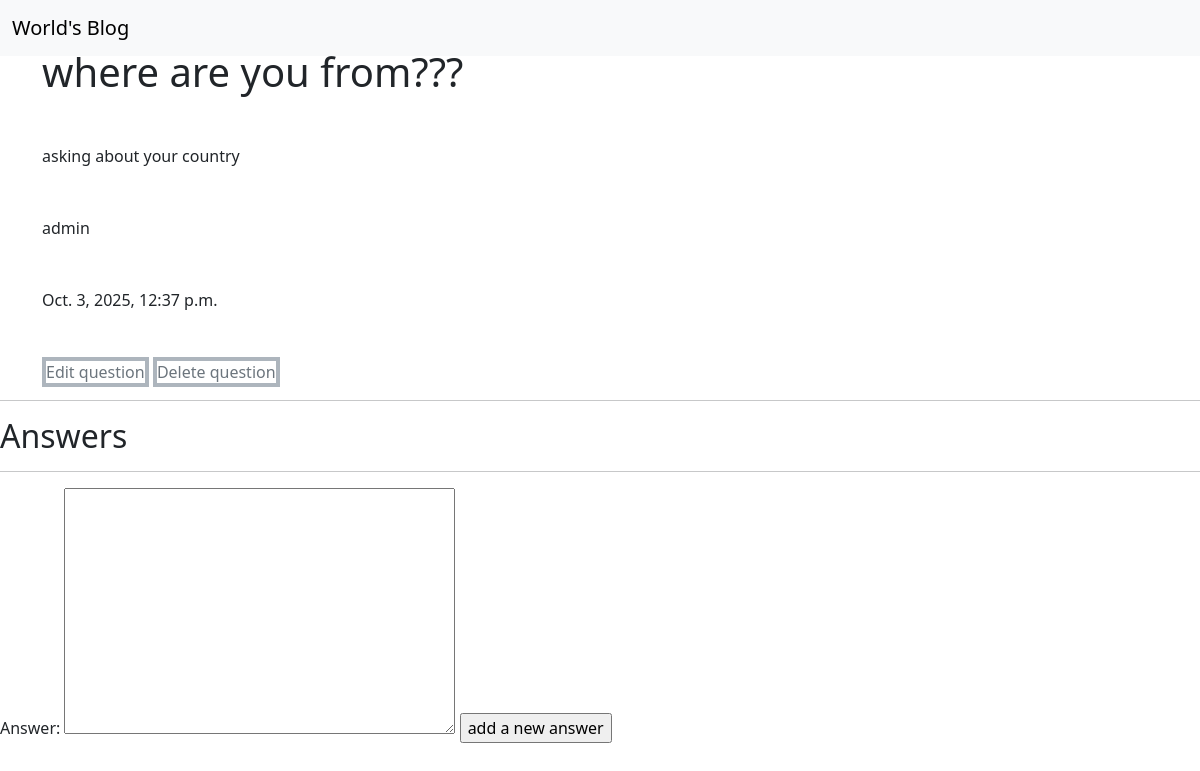
The app's page /questions/8 with its own data.
### Blog/models.py (models this page shows)
class Question (models.Model):
    author = models.ForeignKey(User,on_delete=models.SET_NULL,null=True,blank=True,related_name='Question_User')
    question = models.CharField(max_length=300)
    content = models.TextField(max_length=3000)
    created_date = models.DateTimeField(default=timezone.now)
    draft = models.BooleanField(default=True)
    tags = TaggableManager()
    def __str__(self):
        return self.question

### Blog/views.py (the view)
# urls.py: path('questions/<int:question_id>',question_details),
def question_details(request,question_id):
    data = Question.objects.get(id = question_id)
    question_answers = Answer.objects.filter(question=data)
    if request.method == 'POST':
        form = AnswerForm(request.POST)
        if form.is_valid():
            myform = form.save(commit=False)
            myform.author = request.user
            myform.question = data
            myform.save()
    else:
        form = AnswerForm()
    return render(request,'Blog/question_details.html',{'question':data, 'answers':question_answers, 'form':form})

### Blog/forms.py
class AnswerForm(forms.ModelForm):
    class Meta:
        model = Answer
        fields = ['answer']

### Blog/templates/Blog/question_details.html (shortened to what this page needs)
<!doctype html>
<html lang="en">
    <head>
        <link href="https://cdn.jsdelivr.net/npm/bootstrap@5.3.8/dist/css/bootstrap.min.css" rel="stylesheet">
    </head>
    <body>
        <nav class="navbar fixed-top navbar-expand-lg mb-5 bg-body-tertiary">
        <div class="container-fluid">
            <a class="navbar-brand" href="/questions/">World's Blog</a>
        </div>
        </nav>
        <div class="container">
            <h1 class="my-5">{{question}}</h1>
            <p class="mb-5" >{{question.content}}</p>
            <p class="mb-5" >{{question.author}}</p>
            <p class="mb-5" >{{question.created_date}}</p>
            <a class="text-decoration-none link-secondary border border-4 border-dark-subtle my-3" href="/questions/update/{{question.id}}">Edit question</a>
            <a class="text-decoration-none link-secondary border border-4 border-dark-subtle my-3" href="/questions/delete/{{question.id}}">Delete question</a>
        </div>
        <hr>
        <h2>Answers</h2>
        <hr>
        <form method="post">
            {{form}}
            <input type="submit" value="add a new answer">
        </form>
    </body>
</html>

### records on screen
Question: question "where are you from???", content "asking about your country", author "admin", created_date "Oct. 3, 2025, 12:37 p.m."
